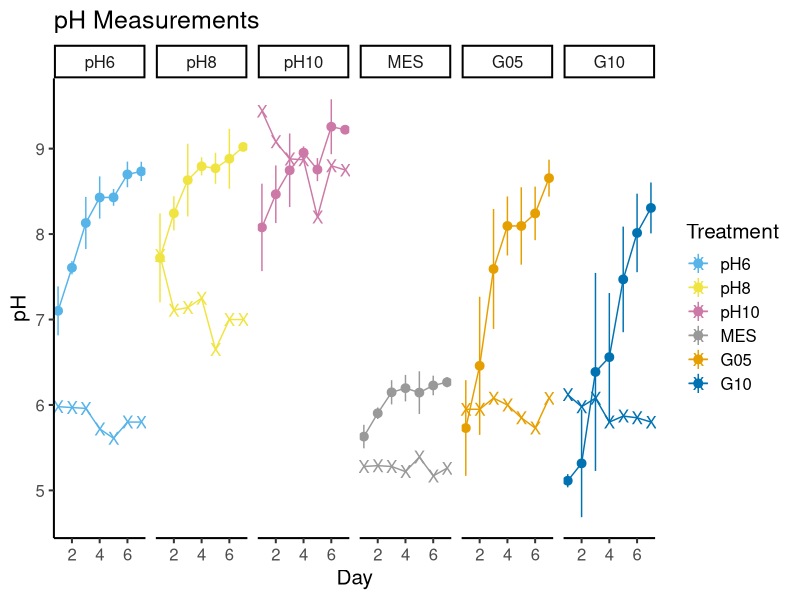
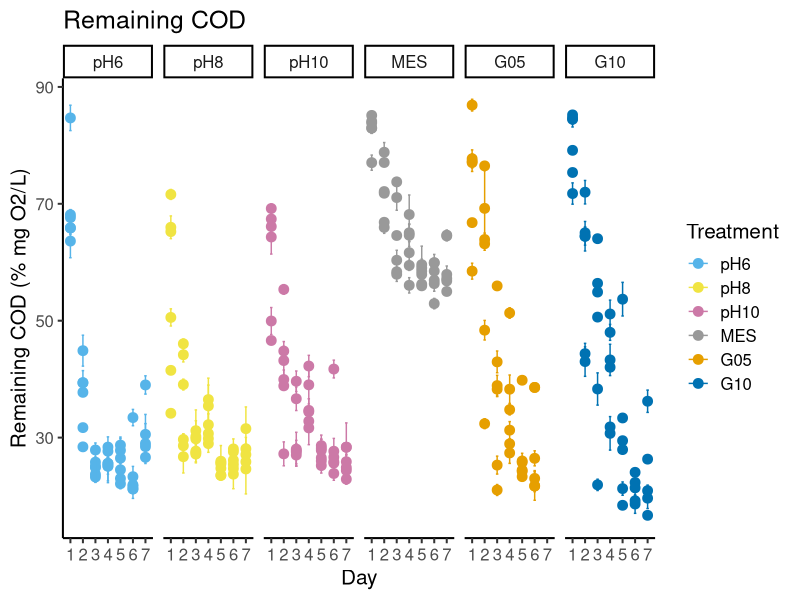
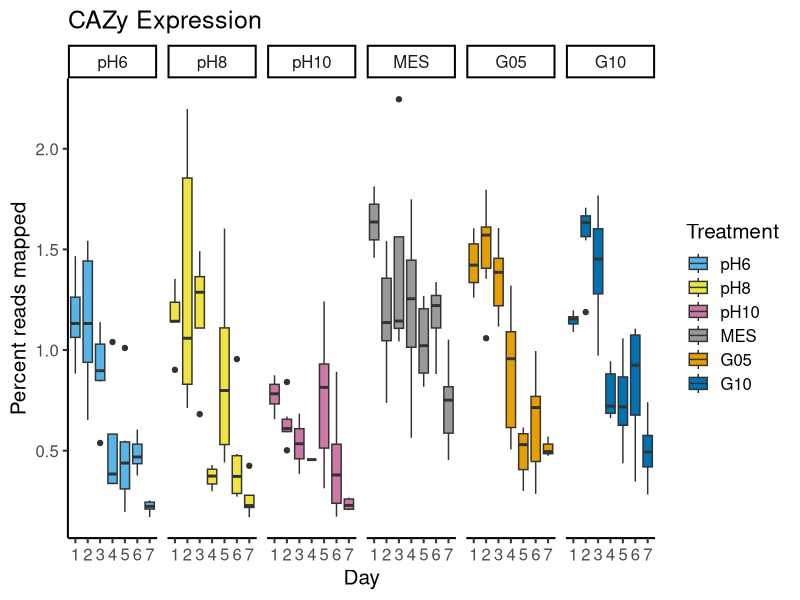

Recreate these plots in R, in order. (Note: this script raises an error after producing the figures.)
library(ggplot2)
library(ggpubr)
library(dplyr)
library(cowplot)
library(reshape2)

data <- read.csv("CR_pH_measurements.csv", header=TRUE)
shapeorder <- c(65, 66, 67, 68, 69, 70, 4)
data <- subset(data, Treatment != "innoc")
data2 <- subset(data, Replicate == "X")
data <- subset(data, Replicate != "X")

data$Treatment <- factor(data$Treatment, levels = c("pH6", "pH8", "pH10", "MES", "G05", "G10"))
data2$Treatment <- factor(data2$Treatment, levels = c("pH6", "pH8", "pH10", "MES", "G05", "G10"))

#remove NA
data <- na.omit(data)

data <- data %>%
  group_by(Day, Treatment) %>%
  summarise(mean=mean(pH),
            sd=sd(pH),
            count=n())

palette <-c( "#56B4E9","#F0E442","#CC79A7", "#999999","#E69F00","#0072B2")

ph_plot <- ggplot(data = data, aes(x=Day,y=mean, color = Treatment))+
  geom_line() +
  geom_pointrange(aes(ymin=mean-sd, ymax=mean+sd)) +
  geom_point(data=data2, aes(x=Day, y = pH, color = Treatment), shape = "X", size = 4) +
  geom_line(data=data2, aes(x=Day, y = pH, color = Treatment)) +
  scale_color_manual(values =palette) +
  labs(y = "pH") +
  #theme(aspect.ratio=1) +
  theme_classic(base_size=15) +
  facet_grid(~Treatment) +
  ggtitle("pH Measurements")

ph_plot

############### COD ##########################

#load in data
data <- read.csv("COD_total_no_uninnoc.csv")

#take in only relevant columns
data <- data[,c(1,2,3,4,9,10,11)]
head(data)

#change Day to factor
data$Day <- as.factor(data$Day)

#melt for easy manipulation and graphing
data <- melt(data,id=c("Sample","Treatment","Replicate","Day"))
head(data)

#calc mean and sd
data<-data %>%
  group_by(Treatment, Day, Replicate) %>%
  summarise(count=n(),
            mean=mean(value),
            sd=sd(value))
head(data)

#get ready to graph and stats
palette <-c( "#56B4E9", "#999999","#E69F00","#0072B2", "#F0E442","#CC79A7") 
#palette2 <-c("#e8f7ff","#e2e2e2","#ffda88","#9edcff","#fffbbf","#f8d6e9") 
#data$Treatment<-factor(data$Treatment, levels = c("pH 6","pH 6 + MES","pH 6 + 5% glucose","pH 6 + 10% glucose","pH 8","pH 10"))

data$Treatment <- factor(data$Treatment, levels = c("pH6", "pH8", "pH10", "MES", "G05", "G10"))
palette <-c( "#56B4E9", "#F0E442","#CC79A7", "#999999","#E69F00","#0072B2")


############## by treatment

p <-  ggplot(data=data, aes(x=Day,y=mean,color=Treatment)) +
  geom_point(size=3)+
  geom_errorbar(data=data, aes(ymin=mean-sd,ymax=mean+sd),width=0.2,position=position_dodge(0.05)) +
  theme_classic(base_size=15) +
  #theme(aspect.ratio=1) +
  #theme(legend.position = "bottom") +
  scale_colour_manual(values=palette) +
  facet_grid(~ Treatment) +
  labs(title="Remaining COD", y ="Remaining COD (% mg O2/L)")
p



#################### CAZy expressiom
cazy <- read.csv("cazy_expression_summary.csv")

cazy_summary <- cazy %>%
  group_by(Treatment,Day) %>%
  summarise(mean=mean(percent),
            sd=sd(percent),
            count=n())

cazy$Day <- as.character(cazy$Day)
cazy$Treatment <- factor(cazy$Treatment, levels = c("pH6", "pH8", "pH10", "MES", "G05", "G10"))
#palette <-c( "#56B4E9", "#999999","#E69F00","#0072B2", "#F0E442","#CC79A7")

pbox <- ggplot(cazy, aes(x=Day, y=percent, fill=Treatment)) +
  geom_boxplot() +
  scale_fill_manual(values=palette) +
  #scale_color_manual(values=pal1) +
  theme_classic(base_size=15) +
  #ylim(0,19) +
  ylab("Percent reads mapped") + 
  xlab("Day") +
  #theme(axis.text.x=element_text(angle=45,hjust=1)) +
  #theme(aspect.ratio=1)+
  ggtitle("CAZy Expression") +
  facet_grid(  ~ Treatment , scales = "free_x")
pbox

#pull out numbers to quickly reference in paper
d1 <- subset(data_trim, Day =="1")
d7 <- subset(data_trim, Day =="7")

p1 <- ph_plot
p2 <- p 
p3 <- pbox 

fig<- plot_grid(p1,p2,p3, nrow = 3, labels = "AUTO", label_size = 25,
                 rel_widths = c(10,10,10))
fig


ggsave("ph_cod_cazy.tiff", device = "tiff", dpi = 700)
ggsave("ph_cod_cazy.png", device = "png", dpi = 700)
ggsave("ph_cod_cazy.pdf", device = "pdf", dpi = 700)
